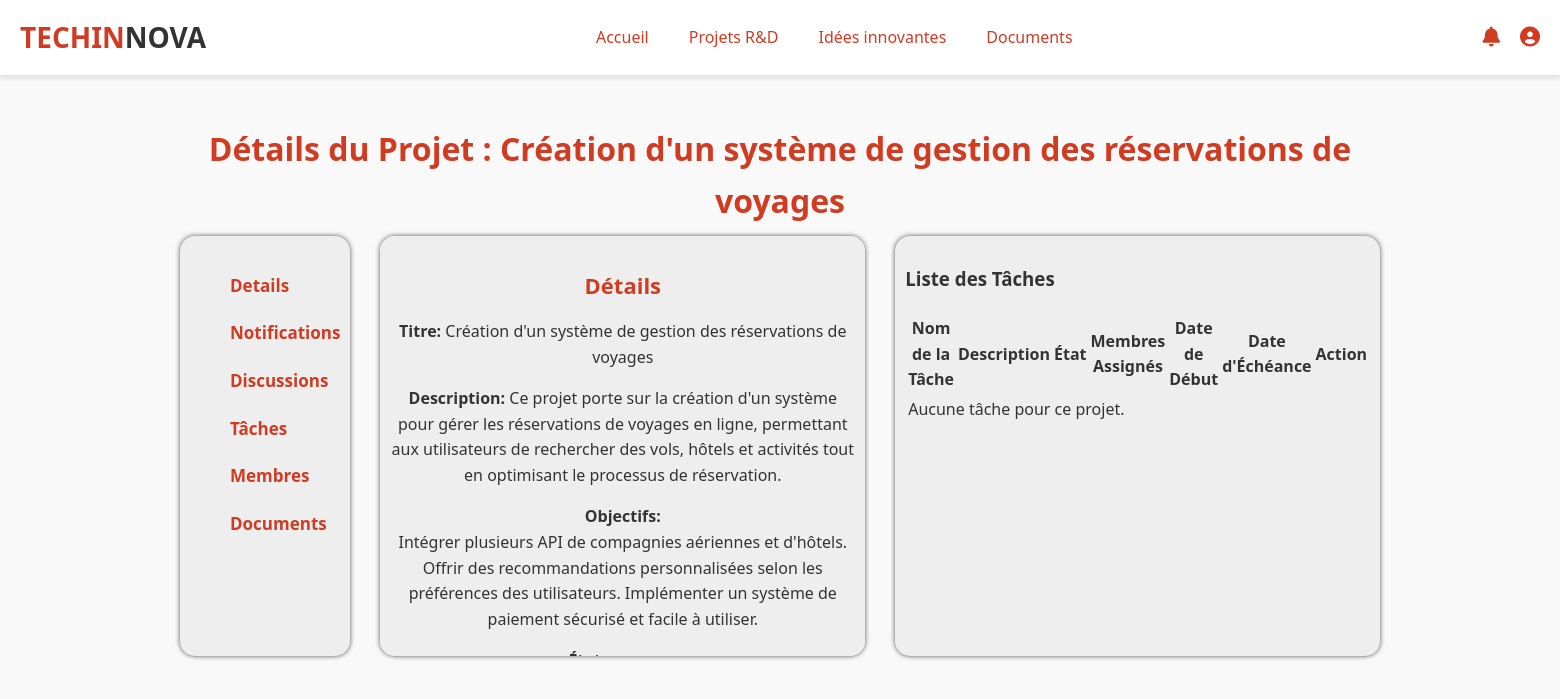
The app's page /espace_collabo/projet_test.php?id=12 with its own data.
### tables this page shows
CREATE TABLE `projets` (
  `id` int(11) NOT NULL,
  `titre` varchar(255) NOT NULL,
  `description_projet` text NOT NULL,
  `objectifs` text DEFAULT NULL,
  `etat` enum('en_cours','a_venir','termine') DEFAULT 'en_cours',
  `progression` int(11) DEFAULT 0 CHECK (`progression` between 0 and 100),
  `createur_id` int(11) NOT NULL,
  `date_creation` datetime DEFAULT current_timestamp(),
  `date_fin` date DEFAULT NULL,
  `date_modification` datetime DEFAULT current_timestamp() ON UPDATE current_timestamp()
);

### espace_collabo/projet_test.php (the view, shortened to what this page needs)
<?php
require_once("C:/xampp/htdocs/projet_web/config/connexion.php");
require_once("C:/xampp/htdocs/projet_web/config/commandes.php");
$projet_id = $_GET['id'] ?? null;
if ($projet_id) {
    try {
        $sql = "SELECT titre, description_projet, objectifs, etat, date_fin, createur_id FROM projets WHERE id = :id";
        $stmt = $db->prepare($sql);
        $stmt->bindParam(':id', $projet_id, PDO::PARAM_INT);
        $stmt->execute();
        $projet = $stmt->fetch(PDO::FETCH_ASSOC);
        $sql_tasks = "SELECT t.id AS tache_id, t.titre, t.description, t.statut, t.date_debut, t.date_echeance,
                    COALESCE(u.nom, 'Aucun utilisateur') AS utilisateur_nom,
                    COALESCE(u.prenom, '') AS utilisateur_prenom
              FROM tache t
              LEFT JOIN utilisateurs u ON t.utilisateur_id = u.id
              WHERE t.projet_id = :id";
        $stmt_tasks = $db->prepare($sql_tasks);
        $stmt_tasks->bindParam(':id', $projet_id, PDO::PARAM_INT);
        $stmt_tasks->execute();
        $taches = $stmt_tasks->fetchAll(PDO::FETCH_ASSOC);
    } catch (PDOException $e) {
        die("Erreur lors de la récupération des détails du projet : " . $e->getMessage());
    }
} else {
    echo "ID de projet invalide.";
    exit();
}
?>
<!DOCTYPE html>
<html lang="fr">
<head>
    <link rel="stylesheet" href="https://cdnjs.cloudflare.com/ajax/libs/font-awesome/6.0.0-beta3/css/all.min.css">
    <link rel="stylesheet" href="css/projet_test.css">
</head>
<body>
    <header class="navbar">
        <div class="logo">
            <h1><span>TECHIN</span>NOVA</h1>
        </div>
        <nav class="menu">
            <ul>
                <li><a href="acceuil.php" data-page="accueil">Accueil</a></li>
                <li><a href="projetr&d.php" data-page="projets">Projets R&D</a></li>
                <li><a href="idee.php" data-page="idees">Idées innovantes</a></li>
                <li><a href="doc.php" data-page="documents">Documents</a></li>
            </ul>
        </nav>
        <div class="user-icons">
            <div class="user-icon">
                <a href="notification.php"><i class="fas fa-bell"></i></a>
            </div>
            <div class="user-icon">
                <a href="profil.php"><i class="fas fa-user-circle"></i></a>
            </div>
        </div>
    </header>
    <main id="content">
        <h2>Détails du Projet : <?= htmlspecialchars($projet['titre']) ?></h2>
        <div class="principal">
            <nav>
                <ul>
                    <li><a href="#">Details</a></li>
                    <li><a href="#">Notifications</a></li>
                    <li><a href="#">Discussions</a></li>
                    <li><a href="#">Tâches</a></li>
                    <li><a href="#">Membres</a></li>
                    <li><a href="#">Documents</a></li>
                </ul>
            </nav>
            <section class="project-details">
                <h3>Détails</h3>
                <p><strong>Titre:</strong> <?= htmlspecialchars($projet['titre']) ?></p>
                <p><strong>Description:</strong> <?= htmlspecialchars($projet['description_projet']) ?></p>
                <p><strong>Objectifs:</strong><br> <?= htmlspecialchars($projet['objectifs']) ?></p>
                <p><strong>État:</strong> <?= htmlspecialchars($projet['etat']) ?></p>
            </section>
            <section class="project-taches">
                <h3>Liste des Tâches</h3>
                <table>
                    <thead>
                        <tr>
                            <th>Nom de la Tâche</th>
                            <th>Description</th>
                            <th>État</th>
                            <th>Membres Assignés</th>
                            <th>Date de Début</th>
                            <th>Date d'Échéance</th>
                            <th>Action</th>
                        </tr>
                    </thead>
                    <tbody>
                        <?php if (!empty($taches)): ?>
                            <?php foreach ($taches as $tache): ?>
                                <tr>
                                    <td><?= htmlspecialchars($tache['titre']) ?></td>
                                    <td><?= htmlspecialchars($tache['description']) ?></td>
                                    <td><?= htmlspecialchars($tache['statut']) ?></td>
                                    <td><?= htmlspecialchars($tache['utilisateur_nom']) ."".($tache['utilisateur_prenom']) ?></td>
                                    <td><?= htmlspecialchars($tache['date_debut']) ?></td>
                                    <td><?= htmlspecialchars($tache['date_echeance']) ?></td>
                                    <td>
                                        <a href="modifier_tache.php?id_tache=<?= htmlspecialchars($tache['tache_id']) ?>">Modifier</a>
                                        <a href="supprimer_tache.php?id_tache=<?= htmlspecialchars($tache['tache_id']) ?>">Supprimer</a>
                                    </td>
                                </tr>
                            <?php endforeach; ?>
                        <?php else: ?>
                            <tr>
                                <td colspan="7">Aucune tâche pour ce projet.</td>
                            </tr>
                        <?php endif; ?>
                    </tbody>
                </table>
            </section>
        </div>
    </main>
</body>
</html>

### espace_collabo/css/projet_test.css (style rules this page uses)
body { margin: 0; padding: 0; font-family: 'Segoe UI', Tahoma, Geneva, Verdana, sans-serif; background-color: #f9f9f9; color: #333; line-height: 1.6; }
.navbar { display: flex; justify-content: space-between; align-items: center; background-color: #ffffff; padding: 15px 20px; border-bottom: 2px solid #e5e5e5; position: sticky; top: 0; z-index: 1000; box-shadow: 0 2px 4px rgba(0, 0, 0, 0.1); }
.logo h1 { margin: 0; font-size: 28px; color: #333; }
.logo span { color: #d13b22; font-weight: bold; }
.menu ul { list-style: none; display: flex; margin: 0; padding: 0; }
.menu ul li { margin: 0 20px; }
.menu ul li a { text-decoration: none; color: #d13b22; font-weight: 500; font-size: 16px; transition: color 0.3s ease, transform 0.3s ease; }
.user-icons { display: flex; align-items: center; }
.user-icon { font-size: 20px; color: #d13b22; margin-left: 20px; }
.user-icon a { text-decoration: none; color: #d13b22; transition: color 0.3s ease; }
main { padding: 20px; max-width: 1200px; margin: auto; }
main h2 { font-size: 32px; color: #d13b22; text-align: center; margin-bottom: 10px; }
.principal { display: flex; }
.principal nav { height: 400px; padding: 10px; width: 17%; background-color: #eeeeee; border-radius: 15px; box-shadow: 0px 0px 5px rgba(0, 0, 0, 0.677); }
.principal nav li { list-style-type: none; padding: 10px 0px; }
.principal nav li a { font-weight:800; font-size: 17px; text-decoration: none; color: #d13b22; }
.principal section { background-color: #eeeeee; height: 400px; padding: 10px; overflow-y: auto; width: 80%; border-radius: 15px; margin-left: 30px; box-shadow: 0px 0px 5px rgba(0, 0, 0, 0.677); }
.project-details, .project-membres { background-color: #fff; padding: 10px; border-radius: 8px; box-shadow: 0 2px 5px rgba(0, 0, 0, 0.1); }
.project-details { text-align: center; }
.project-details h3, .project-membres h3, .project-table h3 { font-weight: 900; font-size: 22px; color: #d13b22; margin-bottom: 10px; }

### records on screen
projets: titre "Création d'un système de gestion des réservations de voyages", description_projet "Ce projet porte sur la création d'un système pour gérer les réservations de voyages en ligne, permettant aux utilisateurs de rechercher des vols, hôtels et activités tout en optimisant le processus de réservation.", objectifs "Intégrer plusieurs API de compagnies aériennes et d'hôtels. Offrir des recommandations personnalisées selon les préférences des utilisateurs. Implémenter un système de paiement sécurisé et facile à utiliser."
